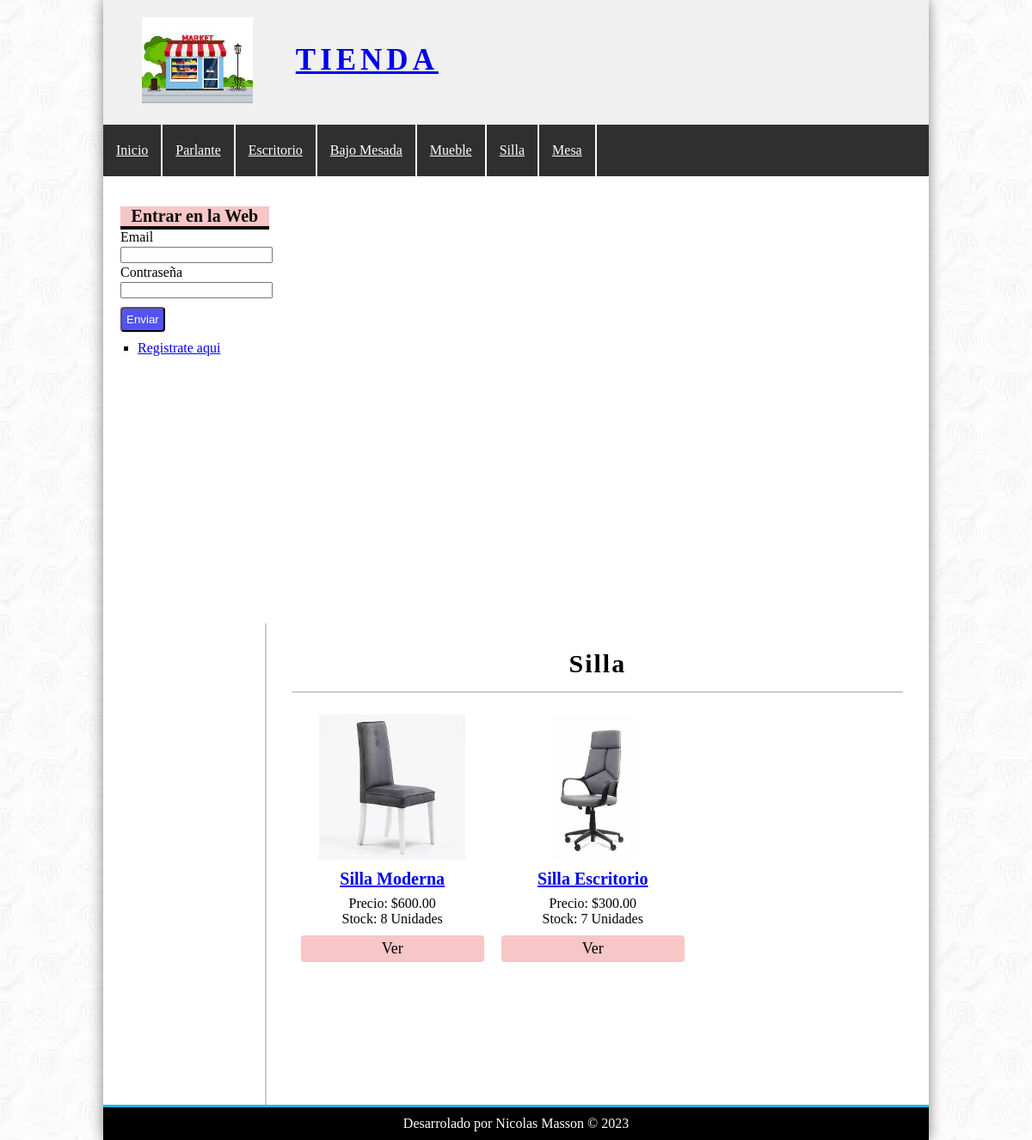
The app's page /?controller=categoria&accion=ver&id=2 with its own data.
### tables this page shows
CREATE TABLE `categorias` (
  `id_Categoria` int(11) NOT NULL,
  `nombre` varchar(100) NOT NULL
);

CREATE TABLE `productos` (
  `id_Producto` int(11) NOT NULL,
  `id_Categoria` int(11) NOT NULL,
  `nombre` varchar(100) NOT NULL,
  `descripcion` text DEFAULT NULL,
  `precio` float(100,2) NOT NULL,
  `stock` int(100) NOT NULL,
  `fecha` date NOT NULL,
  `imagen` varchar(100) NOT NULL
);

### config/bd.php (called while the page is built)
<?php
class Database{
    public static function conectar(){
        $bd=new mysqli('localhost','root','','tienda');
        $bd->query("SET NAMES 'utf8'");
        return $bd;
    }
}
?>

### helper/utilidades.php (called while the page is built, shortened)
<?php
class utilidades
{
	public static function mostrarCategorias()
	{
		require_once 'models/categoria.php';
		$categoria = new Categoria();
		$categorias = $categoria->getCategorias();
		return $categorias;
	}
}

### models/categoria.php (called while the page is built, shortened)
<?php
require_once 'config/bd.php';
class Categoria
{
	private $id;
	private $bd;
    public function __construct()
	{
		$this->bd = Database::conectar();
	}
    function getId()
	{
		return $this->id;
	}
	function setId($id)
	{
		$this->id = $id;
	}
public function getCategorias(){
    $getCategorias=$this->bd->query("SELECT * FROM categorias ORDER BY id_Categoria desc");
    return $getCategorias;
}
public function getCategoria(){
    $getCategoria=$this->bd->query("SELECT * FROM categorias WHERE id_Categoria={$this->getId()}");
    return $getCategoria->fetch_object();
}
}
?>

### controllers/CategoriaController.php (called while the page is built, shortened)
<?php
require_once 'models/categoria.php';
require_once 'models/producto.php';
require_once 'helper/utilidades.php';
class categoriaController
{
    public function ver()
    {
        if (isset($_GET['id'])) {
            $id = $_GET['id'];
            $categoria = new Categoria();
            $categoria->setId($id);
            $categoria = $categoria->getCategoria();
            $producto = new Producto();
            $producto->setId_Categoria($id);
            $productos = $producto->getProductosCategoria();
        }
        require_once 'views/categoria/ver.php';
    }
}
?>

### models/producto.php (called while the page is built, shortened)
<?php
require_once 'config/bd.php';
class Producto
{
	private $id_Categoria;
	private $bd;
	public function __construct()
	{
		$this->bd = Database::conectar();
	}
	function getId_Categoria()
	{
		return $this->id_Categoria;
	}
	function setId_Categoria($id_Categoria)
	{
		$this->id_Categoria = $id_Categoria;
	}
	public function getProductosCategoria()
	{
		$getProductosCategoria = $this->bd->query("SELECT P.*,C.nombre as CategoriaNombre FROM productos as P INNER JOIN categorias as C ON C.id_Categoria=P.id_Categoria WHERE P.id_categoria={$this->getId_Categoria()} ORDER BY id_Producto desc");
		return $getProductosCategoria;
	}
}
?>

### views/categoria/ver.php (the view)
<?php
if (isset($categoria)): ?>
	<h1>
		<?= $categoria->nombre ?>
	</h1>
	<?php if ($productos->num_rows == 0) { ?>
		<p>No hay productos</p>
	<?php } else { ?>
		<?php while ($azar = $productos->fetch_object()): ?>
			<div class="product">
				<a href="<?= base_url ?>?controller=producto&accion=ver&id=<?= $azar->id_Producto ?>">
					<?php if ($azar->imagen != null) { ?>
						<img src="<?= base_url ?>/uploads/imagenes/<?= $azar->imagen ?>" alt="Imagen Tienda" class="imagen_compra">
					<?php } else { ?>
						<img src="<?= base_url ?>/img/tienda.jpg" alt="Imagen Tienda" class="imagen_compra">
					<?php }
					; ?>
					<h2>
						<?= $azar->nombre ?>
					</h2>
				</a>
				<p>
					<?= "Precio: $".$azar->precio ?>
				</p>
				<p>
					<?= "Stock: ".$azar->stock." Unidades" ?>
				</p>
				<a href="<?= base_url ?>?controller=producto&accion=ver&id=<?= $azar->id_Producto ?>" class="button">Ver</a>
			</div>
		<?php endwhile; ?>
	<?php } else: ?>
	<h1>La categoría no existe</h1>
<?php endif; ?>

### views/layout/header.php (shortened to what this page needs)
<!DOCTYPE HTML>
<html lang="es">
<head>
    <link rel="stylesheet" href="<?= base_url ?>css/styles.css" />
</head>
<body>
    <div id="contenedor">
        <header id="header">
            <div id="imagen">
                <img src="<?= base_url ?>img/tienda.jpg" alt="Imagen Tienda">
                <a href="index.php">Tienda</a>
            </div>
        </header>
        <?php
        require_once 'helper/utilidades.php';
        $categorias = utilidades::mostrarCategorias(); ?>
        <nav id="menu">
            <ul>
                <li>
                    <a href="<?= base_url ?>index.php">Inicio</a>
                </li>
                <?php while ($cate = $categorias->fetch_object()): ?>
                    <li>
                        <a href="<?= base_url ?>?controller=categoria&accion=ver&id=<?=$cate->id_Categoria?>"><?= $cate->nombre ?></a>
                    </li>
                <?php endwhile; ?>
            </ul>
        </nav>

### css/styles.css (style rules this page uses)
* { padding: 0px; margin: 0px; }
body { background: url(../img/Fondo.jpg); }
#header { height: 145px; background-color: #F0F0F0; }
#contenedor { width: 80%; margin: 0px auto; box-shadow: 0px 0px 15px gray; background-color: white; }
#imagen { padding: 20px; margin-left: 25px; float: left; }
#imagen img { float: left; height: 100px; }
#imagen a { float: left; font-size: 35px; letter-spacing: 5px; text-transform: uppercase; font-weight: bold; margin-top: 30px; margin-left: 50px; }
#menu { clear: both; background: #2f2f2f; color: gray; height: 60px; }
#menu a { display: block; color: white; padding-left: 15px; padding-right: 15px; }
#menu ul { list-style: none; text-decoration: none; margin: 0px auto; }
#menu ul li { line-height: 60px; float: left; border-right: 2px solid #fefefe; }
input[type="button"], input[type="submit"], button, .button { display: block; margin-top: 10px; border-radius: 4px; width: auto; padding: 5px; color: white; background: rgb(83, 83, 241); }
.button { background: #f7c6c6; font-size: 18px; color: black; text-decoration: none; }
#central h1 { font-size: 30px; font-weight: bold; letter-spacing: 2px; text-align: center; border-bottom: 2px solid #ccc; margin-bottom: 15px; padding-bottom: 15px; }
.product { width: 30%; float:left; margin-left: 10px; margin-right: 10px; margin-bottom: 30px; text-align: center; }
.product img { height:170px; margin-bottom: 10px; }
.product h2 { font-size: 20px; margin-bottom: 8px; }
.imagen_compra { height: 80px; display: block; margin:10px auto; }

### records on screen
categorias: nombre "Parlante"
categorias: nombre "Escritorio"
categorias: nombre "Bajo Mesada"
categorias: nombre "Mueble"
categorias: nombre "Silla"
categorias: nombre "Mesa"
productos: imagen (picture), nombre "Silla Moderna", precio "600.00", stock "8"
productos: imagen (picture), nombre "Silla Escritorio", precio "300.00", stock "7"
